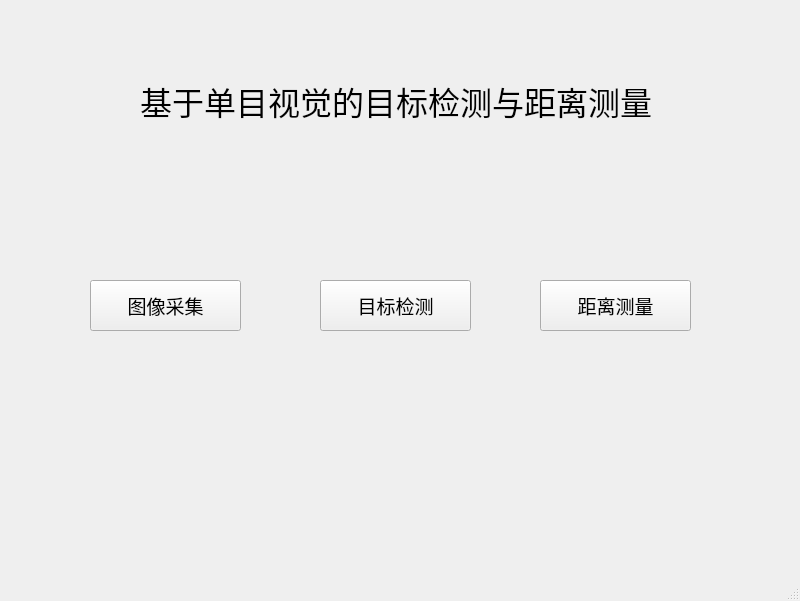
<?xml version="1.0" encoding="UTF-8"?>
<ui version="4.0">
 <class>MainWindow</class>
 <widget class="QMainWindow" name="MainWindow">
  <property name="geometry">
   <rect>
    <x>0</x>
    <y>0</y>
    <width>800</width>
    <height>601</height>
   </rect>
  </property>
  <property name="font">
   <font>
    <family>黑体</family>
    <pointsize>14</pointsize>
   </font>
  </property>
  <property name="windowTitle">
   <string>MainWindow</string>
  </property>
  <widget class="QWidget" name="centralwidget">
   <widget class="QLabel" name="title">
    <property name="geometry">
     <rect>
      <x>140</x>
      <y>80</y>
      <width>511</width>
      <height>41</height>
     </rect>
    </property>
    <property name="font">
     <font>
      <family>黑体</family>
      <pointsize>24</pointsize>
     </font>
    </property>
    <property name="text">
     <string>基于单目视觉的目标检测与距离测量</string>
    </property>
   </widget>
   <widget class="QPushButton" name="btnImageCollect">
    <property name="geometry">
     <rect>
      <x>90</x>
      <y>280</y>
      <width>151</width>
      <height>51</height>
     </rect>
    </property>
    <property name="text">
     <string>图像采集</string>
    </property>
   </widget>
   <widget class="QPushButton" name="btnTargetDetection">
    <property name="geometry">
     <rect>
      <x>320</x>
      <y>280</y>
      <width>151</width>
      <height>51</height>
     </rect>
    </property>
    <property name="text">
     <string>目标检测</string>
    </property>
   </widget>
   <widget class="QPushButton" name="btnDistanceMeasure">
    <property name="geometry">
     <rect>
      <x>540</x>
      <y>280</y>
      <width>151</width>
      <height>51</height>
     </rect>
    </property>
    <property name="text">
     <string>距离测量</string>
    </property>
   </widget>
  </widget>
  <widget class="QMenuBar" name="menubar">
   <property name="geometry">
    <rect>
     <x>0</x>
     <y>0</y>
     <width>800</width>
     <height>25</height>
    </rect>
   </property>
  </widget>
  <widget class="QStatusBar" name="statusbar"/>
 </widget>
 <resources/>
 <connections/>
</ui>
